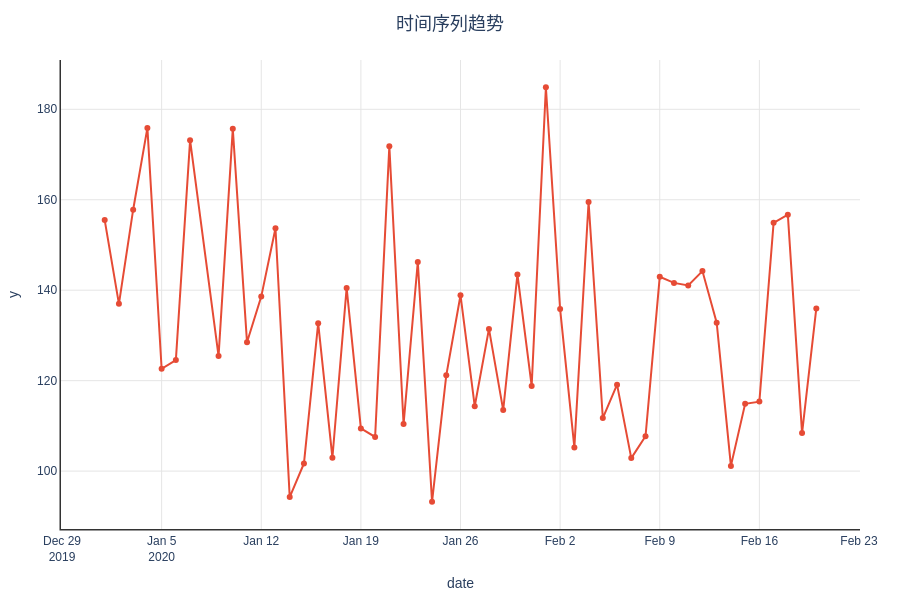

Notebook cell for this chart:
### Markdown cell above
## 5. 可视化模块（viz）- Plotly 交互式图表

### Code cell
# 5.1 折线图
print("折线图（line_plot）")
fig = viz.line_plot(
    df_clean.sort("date").head(50),
    x="date",
    y="y",
    title="时间序列趋势",
    show_markers=True,
)
fig.show()

### Figure 1 — Plotly figure (JSON) as saved in the notebook; plotly's stock layout.template omitted (floating-point values rounded to 4 significant figures)
{"data": [{"line": {"color": "#E64B35", "width": 2}, "marker": {"size": 6}, "mode": "lines+markers", "name": "y", "type": "scatter", "x": ["2020-01-01", "2020-01-02", "2020-01-03", "2020-01-04", "2020-01-05", "2020-01-06", "2020-01-07", "2020-01-09", "2020-01-10", "2020-01-11", "2020-01-12", "2020-01-13", "2020-01-14", "2020-01-15", "2020-01-16", "2020-01-17", "2020-01-18", "2020-01-19", "2020-01-20", "2020-01-21", "2020-01-22", "2020-01-23", "2020-01-24", "2020-01-25", "2020-01-26", "2020-01-27", "2020-01-28", "2020-01-29", "2020-01-30", "2020-01-31", "2020-02-01", "2020-02-02", "2020-02-03", "2020-02-04", "2020-02-05", "2020-02-06", "2020-02-07", "2020-02-08", "2020-02-09", "2020-02-10", "2020-02-11", "2020-02-12", "2020-02-13", "2020-02-14", "2020-02-15", "2020-02-16", "2020-02-17", "2020-02-18", "2020-02-19", "2020-02-20"], "y": [155.5, 137.0, 157.8, 175.9, 122.6, 124.5, 173.2, 125.4, 175.7, 128.5, 138.6, 153.7, 94.26, 101.7, 132.7, 103.0, 140.5, 109.4, 107.5, 171.8, 110.4, 146.3, 93.21, 121.2, 138.9, 114.3, 131.4, 113.5, 143.5, 118.8, 184.9, 135.8, 105.2, 159.5, 111.7, 119.1, 102.9, 107.7, 143.0, 141.6, 141.0, 144.2, 132.8, 101.2, 114.9, 115.4, 154.9, 156.7, 108.4, 136.0]}], "layout": {"font": {"family": "Arial, sans-serif", "size": 12}, "height": 600, "hovermode": "x unified", "legend": {"bgcolor": "rgba(255,255,255,0.8)", "borderwidth": 1, "font": {"size": 12}}, "margin": {"b": 60, "l": 60, "r": 40, "t": 60}, "paper_bgcolor": "white", "plot_bgcolor": "white", "title": {"font": {"family": "Arial, sans-serif", "size": 18}, "text": "时间序列趋势", "x": 0.5, "xanchor": "center"}, "width": 900, "xaxis": {"gridcolor": "#E5E5E5", "gridwidth": 1, "linecolor": "#333333", "linewidth": 1.5, "showgrid": true, "tickfont": {"size": 12}, "title": {"font": {"size": 14}, "text": "date"}, "zeroline": false}, "yaxis": {"gridcolor": "#E5E5E5", "gridwidth": 1, "linecolor": "#333333", "linewidth": 1.5, "showgrid": true, "tickfont": {"size": 12}, "title": {"font": {"size": 14}, "text": "y"}, "zeroline": false}}}
